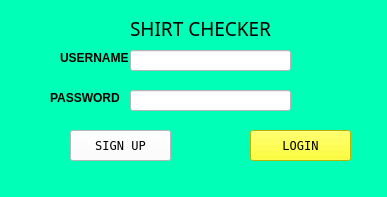
<?xml version="1.0" encoding="UTF-8"?>
<ui version="4.0">
 <class>LoginWindow</class>
 <widget class="QMainWindow" name="LoginWindow">
  <property name="geometry">
   <rect>
    <x>0</x>
    <y>0</y>
    <width>387</width>
    <height>197</height>
   </rect>
  </property>
  <property name="windowTitle">
   <string>SHIRT CHECKER</string>
  </property>
  <property name="styleSheet">
   <string notr="true">background-color: rgb(0, 255, 183);</string>
  </property>
  <widget class="QWidget" name="centralwidget">
   <widget class="QPushButton" name="pushButton_login">
    <property name="geometry">
     <rect>
      <x>250</x>
      <y>130</y>
      <width>101</width>
      <height>31</height>
     </rect>
    </property>
    <property name="font">
     <font>
      <family>Terminal</family>
     </font>
    </property>
    <property name="styleSheet">
     <string notr="true">background-color: rgb(255, 255, 0);</string>
    </property>
    <property name="text">
     <string>LOGIN</string>
    </property>
   </widget>
   <widget class="QLabel" name="label_2">
    <property name="geometry">
     <rect>
      <x>60</x>
      <y>50</y>
      <width>71</width>
      <height>16</height>
     </rect>
    </property>
    <property name="font">
     <font>
      <weight>75</weight>
      <bold>true</bold>
     </font>
    </property>
    <property name="text">
     <string>USERNAME</string>
    </property>
   </widget>
   <widget class="QLabel" name="label">
    <property name="geometry">
     <rect>
      <x>50</x>
      <y>90</y>
      <width>81</width>
      <height>16</height>
     </rect>
    </property>
    <property name="font">
     <font>
      <weight>75</weight>
      <bold>true</bold>
     </font>
    </property>
    <property name="text">
     <string>PASSWORD</string>
    </property>
   </widget>
   <widget class="QLineEdit" name="lineEdit_username">
    <property name="geometry">
     <rect>
      <x>130</x>
      <y>50</y>
      <width>161</width>
      <height>21</height>
     </rect>
    </property>
    <property name="styleSheet">
     <string notr="true">background-color: rgb(255, 255, 255);</string>
    </property>
   </widget>
   <widget class="QLineEdit" name="lineEdit_password">
    <property name="geometry">
     <rect>
      <x>130</x>
      <y>90</y>
      <width>161</width>
      <height>21</height>
     </rect>
    </property>
    <property name="styleSheet">
     <string notr="true">background-color: rgb(255, 255, 255);</string>
    </property>
   </widget>
   <widget class="QPushButton" name="pushButton_signUp">
    <property name="geometry">
     <rect>
      <x>70</x>
      <y>130</y>
      <width>101</width>
      <height>31</height>
     </rect>
    </property>
    <property name="font">
     <font>
      <family>Terminal</family>
     </font>
    </property>
    <property name="styleSheet">
     <string notr="true">background-color: rgb(255, 255, 255);</string>
    </property>
    <property name="text">
     <string>SIGN UP</string>
    </property>
   </widget>
   <widget class="QLabel" name="label_3">
    <property name="geometry">
     <rect>
      <x>130</x>
      <y>20</y>
      <width>161</width>
      <height>16</height>
     </rect>
    </property>
    <property name="font">
     <font>
      <family>Broadway</family>
      <pointsize>14</pointsize>
      <underline>false</underline>
     </font>
    </property>
    <property name="text">
     <string>SHIRT CHECKER</string>
    </property>
   </widget>
  </widget>
 </widget>
 <resources/>
 <connections/>
</ui>
